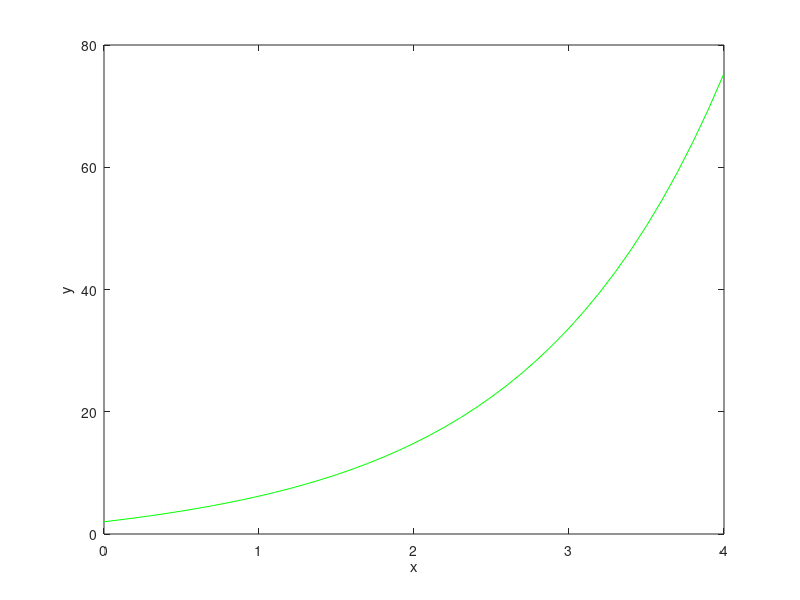

MATLAB code for this plot:
x=0:0.1:4;
y=(4/1.3)*(exp(0.8*x)-exp(-0.5*x))+2*(exp(-0.5*x));
plot(x,y,'g')%green color
xlabel('x')
ylabel('y')
hold on